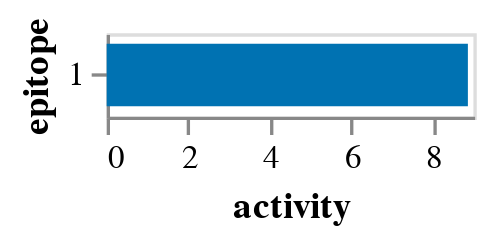
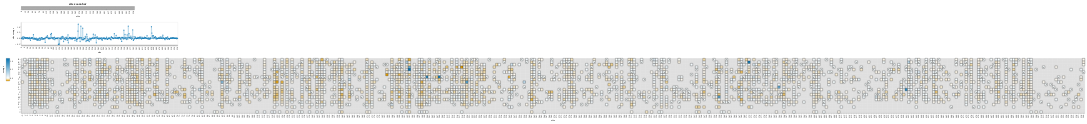

The cell these charts' notebook holds for them, in order:
### Markdown cell above
### Get models

### Code cell
prob_escape = pd.read_csv(
    "results/prob_escape/libA_221223_1_AUSAB-05_1_prob_escape.csv", keep_default_na=False, na_values="nan"
).query(
    "`no-antibody_count` >= no_antibody_count_threshold"
)  # filter for those with sufficient no-antibody counts
assert prob_escape.notnull().all().all()

prob_escape_filtered_05 = prob_escape.loc[(prob_escape['antibody_concentration'] == 0.0074) |
                                          (prob_escape['antibody_concentration'] == 0.0111)
                                         ]

model_05 = polyclonal.Polyclonal(
    n_epitopes=1,
    data_to_fit=prob_escape_filtered_05.rename(
        columns={
            "antibody_concentration": "concentration",
            "aa_substitutions_reference": "aa_substitutions",
        }
    ),
    alphabet=polyclonal.AAS_WITHSTOP_WITHGAP,
)

# fit model
opt_res = model_05.fit(
    logfreq=200,
    reg_escape_weight=0.1,
)

# display results
display(model_05.activity_wt_barplot())
display(model_05.mut_escape_plot(addtl_slider_stats={"times_seen": 3}, init_floor_at_zero=False))

### Figure 1 — Vega-Lite specification as saved in the notebook (floating-point values rounded to 4 significant figures)
{"config": {"view": {"continuousWidth": 400, "continuousHeight": 300}, "axis": {"grid": false}}, "data": {"name": "data-e041706217373cefe6620c986b270fbb"}, "mark": {"type": "bar", "size": 18.75}, "encoding": {"color": {"field": "epitope", "legend": null, "scale": {"domain": ["1"], "range": ["#0072B2"]}, "type": "nominal"}, "tooltip": [{"field": "epitope", "type": "nominal"}, {"field": "activity", "format": ".2f", "type": "quantitative"}], "x": {"field": "activity", "title": "activity", "type": "quantitative"}, "y": {"field": "epitope", "sort": ["1"], "type": "nominal"}}, "height": {"step": 25}, "width": 110, "$schema": "https://vega.github.io/schema/vega-lite/v5.2.0.json", "datasets": {"data-e041706217373cefe6620c986b270fbb": [{"epitope": "1", "activity": 8.864}]}}

### Figure 2 — Vega-Lite specification as saved in the notebook (floating-point values rounded to 4 significant figures; data arrays with more than 128 entries replaced by an {"elided": "..."} marker saying what was removed)
{"config": {"view": {"continuousWidth": 400, "continuousHeight": 300}, "axis": {"grid": false, "labelOverlap": "parity"}, "padding": 10}, "vconcat": [{"data": {"name": "data-0b9ea70bf4c3fc8814d660a1469bf1f0"}, "mark": "rect", "encoding": {"color": {"value": "gray"}, "tooltip": [{"field": "site", "type": "quantitative"}], "x": {"field": "site", "sort": {"field": "_stat_site_order", "order": "ascending"}, "type": "ordinal"}}, "height": 11, "params": [{"name": "parameter004", "select": {"type": "interval", "encodings": ["x"], "mark": {"stroke": "black", "strokeWidth": 2}}}, {"name": "floor_at_zero", "select": {"type": "point", "fields": ["floor"]}, "bind": {"input": "radio", "options": [0, -0.1713], "labels": ["yes", "no"], "name": "floor escape at zero"}, "value": [{"floor": -0.1713}]}, {"name": "parameter004", "select": {"type": "interval", "encodings": ["x"], "mark": {"stroke": "black", "strokeWidth": 2}}}, {"name": "parameter001", "select": {"type": "point", "fields": ["cutoff"]}, "bind": {"input": "range", "max": 200.0, "min": 1.0, "name": "minimum times_seen"}, "value": [{"cutoff": 3}]}, {"name": "parameter002", "select": {"type": "point", "fields": ["cutoff"]}, "bind": {"input": "range", "max": 1.178, "min": -0.1713, "name": "minimum max of escape at site"}, "value": [{"cutoff": -0.1713}]}], "title": "site zoom bar", "width": 500}, {"layer": [{"mark": {"type": "line", "opacity": 0.7, "size": 1}, "encoding": {"color": {"field": "epitope", "legend": null, "scale": {"domain": ["epitope 1"], "range": ["#0072B2"]}, "type": "nominal"}, "tooltip": [{"field": "site", "type": "quantitative"}, {"field": "_stat_site_val", "format": ".3g", "title": "site escape", "type": "quantitative"}, {"field": "wildtype", "type": "nominal"}], "x": {"field": "site", "sort": {"field": "_stat_site_order", "order": "ascending"}, "type": "ordinal"}, "y": {"field": "_stat_site_val", "scale": {"zero": true}, "title": "site escape", "type": "quantitative"}}, "params": [{"name": "site_stat", "select": {"type": "point", "fields": ["_stat_site_stat"]}, "bind": {"input": "radio", "options": ["_stat_sum", "_stat_mean", "_stat_max", "_stat_min"], "labels": ["sum", "mean", "max", "min"], "name": "site escape statistic"}, "value": [{"_stat_site_stat": "_stat_sum"}]}, {"name": "parameter003", "select": {"type": "point", "fields": ["_stat_show_line"]}, "bind": {"input": "radio", "options": [true, false], "labels": ["yes", "no"], "name": "show line on site plot"}, "value": [{"_stat_show_line": true}]}, {"name": "floor_at_zero", "select": {"type": "point", "fields": ["floor"]}, "bind": {"input": "radio", "options": [0, -0.1713], "labels": ["yes", "no"], "name": "floor escape at zero"}, "value": [{"floor": -0.1713}]}, {"name": "parameter004", "select": {"type": "interval", "encodings": ["x"], "mark": {"stroke": "black", "strokeWidth": 2}}}, {"name": "parameter001", "select": {"type": "point", "fields": ["cutoff"]}, "bind": {"input": "range", "max": 200.0, "min": 1.0, "name": "minimum times_seen"}, "value": [{"cutoff": 3}]}, {"name": "parameter002", "select": {"type": "point", "fields": ["cutoff"]}, "bind": {"input": "range", "max": 1.178, "min": -0.1713, "name": "minimum max of escape at site"}, "value": [{"cutoff": -0.1713}]}], "transform": [{"lookup": "site", "from": {"data": {"name": "data-d378a061022581d2eba6e84c5cd33a21"}, "key": "site", "fields": ["wildtype", "_stat_site_order"]}}, {"calculate": "max(datum['escape'],floor_at_zero['floor'])", "as": "_stat"}, {"filter": "((datum['times_seen'] >= (parameter001['cutoff'] - 1e-06)) || (!isNumber(datum['times_seen'])))"}, {"joinaggregate": [{"op": "max", "field": "_stat", "as": "_stat_site_max"}], "groupby": ["site"]}, {"filter": "((datum['_stat_site_max'] >= (parameter002['cutoff'] - 1e-06)) || (!isNumber(datum['_stat_site_max'])))"}, {"calculate": "(datum.wildtype !== datum.mutant)", "as": "_stat_not_wildtype"}, {"joinaggregate": [{"op": "max", "field": "_stat_not_wildtype", "as": "_stat_site_has_non_wildtype"}], "groupby": ["site"]}, {"filter": "datum['_stat_site_has_non_wildtype']"}, {"filter": {"param": "parameter004"}}, {"filter": "(datum.wildtype !== datum.mutant)"}, {"aggregate": [{"op": "sum", "field": "_stat", "as": "_stat_sum"}, {"op": "mean", "field": "_stat", "as": "_stat_mean"}, {"op": "max", "field": "_stat", "as": "_stat_max"}, {"op": "min", "field": "_stat", "as": "_stat_min"}], "groupby": ["site", "wildtype", "_stat_site_order", "epitope"]}, {"fold": ["_stat_sum", "_stat_mean", "_stat_max", "_stat_min"], "as": ["_stat_site_stat", "_stat_site_val"]}, {"filter": {"param": "site_stat"}}, {"calculate": "true", "as": "_stat_show_line"}, {"filter": {"param": "parameter003"}}]}, {"mark": {"type": "circle", "opacity": 0.7}, "encoding": {"color": {"field": "epitope", "legend": null, "scale": {"domain": ["epitope 1"], "range": ["#0072B2"]}, "type": "nominal"}, "tooltip": [{"field": "site", "type": "quantitative"}, {"field": "_stat_site_val", "format": ".3g", "title": "site escape", "type": "quantitative"}, {"field": "wildtype", "type": "nominal"}], "x": {"field": "site", "sort": {"field": "_stat_site_order", "order": "ascending"}, "type": "ordinal"}, "y": {"field": "_stat_site_val", "scale": {"zero": true}, "title": "site escape", "type": "quantitative"}}, "transform": [{"lookup": "site", "from": {"data": {"name": "data-d378a061022581d2eba6e84c5cd33a21"}, "key": "site", "fields": ["wildtype", "_stat_site_order"]}}, {"calculate": "max(datum['escape'],floor_at_zero['floor'])", "as": "_stat"}, {"filter": "((datum['times_seen'] >= (parameter001['cutoff'] - 1e-06)) || (!isNumber(datum['times_seen'])))"}, {"joinaggregate": [{"op": "max", "field": "_stat", "as": "_stat_site_max"}], "groupby": ["site"]}, {"filter": "((datum['_stat_site_max'] >= (parameter002['cutoff'] - 1e-06)) || (!isNumber(datum['_stat_site_max'])))"}, {"calculate": "(datum.wildtype !== datum.mutant)", "as": "_stat_not_wildtype"}, {"joinaggregate": [{"op": "max", "field": "_stat_not_wildtype", "as": "_stat_site_has_non_wildtype"}], "groupby": ["site"]}, {"filter": "datum['_stat_site_has_non_wildtype']"}, {"filter": {"param": "parameter004"}}, {"filter": "(datum.wildtype !== datum.mutant)"}, {"aggregate": [{"op": "sum", "field": "_stat", "as": "_stat_sum"}, {"op": "mean", "field": "_stat", "as": "_stat_mean"}, {"op": "max", "field": "_stat", "as": "_stat_max"}, {"op": "min", "field": "_stat", "as": "_stat_min"}], "groupby": ["site", "wildtype", "_stat_site_order", "epitope"]}, {"fold": ["_stat_sum", "_stat_mean", "_stat_max", "_stat_min"], "as": ["_stat_site_stat", "_stat_site_val"]}, {"filter": {"param": "site_stat"}}]}], "data": {"name": "data-75a59839d0e8be193d2608ccc5df3916"}, "height": 100, "width": 690}, {"vconcat": [{"layer": [{"mark": {"type": "rect", "color": "gray", "opacity": 0.25}, "encoding": {"x": {"field": "site", "sort": {"field": "_stat_site_order", "order": "ascending"}, "type": "ordinal"}, "y": {"field": "mutant", "scale": {"domain": ["R", "K", "H", "D", "E", "Q", "N", "S", "T", "Y", "W", "F", "A", "I", "L", "M", "V", "G", "P", "C", "-", "*"]}, "sort": ["R", "K", "H", "D", "E", "Q", "N", "S", "T", "Y", "W", "F", "A", "I", "L", "M", "V", "G", "P", "C", "-", "*"], "title": null, "type": "nominal"}}, "params": [{"name": "floor_at_zero", "select": {"type": "point", "fields": ["floor"]}, "bind": {"input": "radio", "options": [0, -0.1713], "labels": ["yes", "no"], "name": "floor escape at zero"}, "value": [{"floor": -0.1713}]}, {"name": "parameter004", "select": {"type": "interval", "encodings": ["x"], "mark": {"stroke": "black", "strokeWidth": 2}}}, {"name": "parameter001", "select": {"type": "point", "fields": ["cutoff"]}, "bind": {"input": "range", "max": 200.0, "min": 1.0, "name": "minimum times_seen"}, "value": [{"cutoff": 3}]}, {"name": "parameter002", "select": {"type": "point", "fields": ["cutoff"]}, "bind": {"input": "range", "max": 1.178, "min": -0.1713, "name": "minimum max of escape at site"}, "value": [{"cutoff": -0.1713}]}], "transform": [{"lookup": "site", "from": {"data": {"name": "data-d378a061022581d2eba6e84c5cd33a21"}, "key": "site", "fields": ["wildtype", "_stat_site_order"]}}, {"calculate": "max(datum['escape'],floor_at_zero['floor'])", "as": "_stat"}, {"filter": "((datum['times_seen'] >= (parameter001['cutoff'] - 1e-06)) || (!isNumber(datum['times_seen'])))"}, {"joinaggregate": [{"op": "max", "field": "_stat", "as": "_stat_site_max"}], "groupby": ["site"]}, {"filter": "((datum['_stat_site_max'] >= (parameter002['cutoff'] - 1e-06)) || (!isNumber(datum['_stat_site_max'])))"}, {"calculate": "(datum.wildtype !== datum.mutant)", "as": "_stat_not_wildtype"}, {"joinaggregate": [{"op": "max", "field": "_stat_not_wildtype", "as": "_stat_site_has_non_wildtype"}], "groupby": ["site"]}, {"filter": "datum['_stat_site_has_non_wildtype']"}, {"filter": {"param": "parameter004"}}, {"impute": "_stat_dummy", "key": "mutant", "groupby": ["site"], "keyvals": ["R", "K", "H", "D", "E", "Q", "N", "S", "T", "Y", "W", "F", "A", "I", "L", "M", "V", "G", "P", "C", "-", "*"], "value": null}]}, {"mark": "rect", "encoding": {"color": {"field": "_stat", "legend": {"gradientLength": 100, "gradientStrokeColor": "black", "gradientStrokeWidth": 0.5, "orient": "left", "title": "escape", "titleOrient": "left"}, "scale": {"domainMax": 1.178, "domainMid": 0, "domainMin": {"expr": "floor_at_zero.floor"}, "nice": false, "range": ["#e69f00", "#e7a40d", "#e9a91b", "#eaae28", "#ebb336", "#edb843", "#eebd51", "#efc25e", "#f1c76b", "#f2cc79", "#f3d286", "#f4d794", "#f6dca1", "#f7e1ae", "#f8e6bc", "#faebc9", "#fbf0d7", "#fcf5e4", "#fefaf2", "#ffffff", "#f2f8fb", "#e4f0f7", "#d7e9f3", "#c9e1ef", "#bcdaeb", "#aed2e7", "#a1cbe3", "#94c4df", "#86bcdb", "#79b5d6", "#6badd2", "#5ea6ce", "#519fca", "#4397c6", "#3690c2", "#2888be", "#1b81ba", "#0d79b6", "#0072b2"], "type": "linear", "zero": true}, "type": "quantitative"}, "stroke": {"value": "black"}, "tooltip": [{"field": "site", "type": "nominal"}, {"field": "wildtype", "type": "nominal"}, {"field": "mutant", "type": "nominal"}, {"field": "escape", "format": ".3g", "type": "quantitative"}, {"field": "times_seen", "format": ".3g", "type": "quantitative"}], "x": {"axis": {"labels": true, "ticks": true, "title": "site"}, "field": "site", "sort": {"field": "_stat_site_order", "order": "ascending"}, "type": "ordinal"}, "y": {"field": "mutant", "scale": {"domain": ["R", "K", "H", "D", "E", "Q", "N", "S", "T", "Y", "W", "F", "A", "I", "L", "M", "V", "G", "P", "C", "-", "*"]}, "sort": ["R", "K", "H", "D", "E", "Q", "N", "S", "T", "Y", "W", "F", "A", "I", "L", "M", "V", "G", "P", "C", "-", "*"], "title": null, "type": "nominal"}}, "title": {"text": "", "anchor": "middle", "color": "#0072B2", "orient": "left"}, "transform": [{"lookup": "site", "from": {"data": {"name": "data-d378a061022581d2eba6e84c5cd33a21"}, "key": "site", "fields": ["wildtype", "_stat_site_order"]}}, {"calculate": "max(datum['escape'],floor_at_zero['floor'])", "as": "_stat"}, {"filter": "((datum['times_seen'] >= (parameter001['cutoff'] - 1e-06)) || (!isNumber(datum['times_seen'])))"}, {"joinaggregate": [{"op": "max", "field": "_stat", "as": "_stat_site_max"}], "groupby": ["site"]}, {"filter": "((datum['_stat_site_max'] >= (parameter002['cutoff'] - 1e-06)) || (!isNumber(datum['_stat_site_max'])))"}, {"calculate": "(datum.wildtype !== datum.mutant)", "as": "_stat_not_wildtype"}, {"joinaggregate": [{"op": "max", "field": "_stat_not_wildtype", "as": "_stat_site_has_non_wildtype"}], "groupby": ["site"]}, {"filter": "datum['_stat_site_has_non_wildtype']"}, {"filter": {"param": "parameter004"}}, {"filter": "(datum['epitope'] === 'epitope 1')"}]}, {"mark": {"type": "text", "color": "black", "text": "x"}, "encoding": {"x": {"field": "site", "sort": {"field": "_stat_site_order", "order": "ascending"}, "type": "ordinal"}, "y": {"field": "mutant", "scale": {"domain": ["R", "K", "H", "D", "E", "Q", "N", "S", "T", "Y", "W", "F", "A", "I", "L", "M", "V", "G", "P", "C", "-", "*"]}, "sort": ["R", "K", "H", "D", "E", "Q", "N", "S", "T", "Y", "W", "F", "A", "I", "L", "M", "V", "G", "P", "C", "-", "*"], "title": null, "type": "nominal"}}, "transform": [{"lookup": "site", "from": {"data": {"name": "data-d378a061022581d2eba6e84c5cd33a21"}, "key": "site", "fields": ["wildtype", "_stat_site_order"]}}, {"calculate": "max(datum['escape'],floor_at_zero['floor'])", "as": "_stat"}, {"filter": "((datum['times_seen'] >= (parameter001['cutoff'] - 1e-06)) || (!isNumber(datum['times_seen'])))"}, {"joinaggregate": [{"op": "max", "field": "_stat", "as": "_stat_site_max"}], "groupby": ["site"]}, {"filter": "((datum['_stat_site_max'] >= (parameter002['cutoff'] - 1e-06)) || (!isNumber(datum['_stat_site_max'])))"}, {"calculate": "(datum.wildtype !== datum.mutant)", "as": "_stat_not_wildtype"}, {"joinaggregate": [{"op": "max", "field": "_stat_not_wildtype", "as": "_stat_site_has_non_wildtype"}], "groupby": ["site"]}, {"filter": "datum['_stat_site_has_non_wildtype']"}, {"filter": {"param": "parameter004"}}, {"filter": "(datum.wildtype === datum.mutant)"}]}], "height": {"step": 11}, "width": {"step": 11}}], "data": {"name": "data-75a59839d0e8be193d2608ccc5df3916"}, "resolve": {"scale": {"color": "shared", "x": "shared"}}, "spacing": 10}], "resolve": {"scale": {"color": "independent"}}, "$schema": "https://vega.github.io/schema/vega-lite/v5.2.0.json", "datasets": {"data-0b9ea70bf4c3fc8814d660a1469bf1f0": {"elided": "502 records"}, "data-75a59839d0e8be193d2608ccc5df3916": {"elided": "3745 records"}, "data-d378a061022581d2eba6e84c5cd33a21": {"elided": "502 records"}}}
